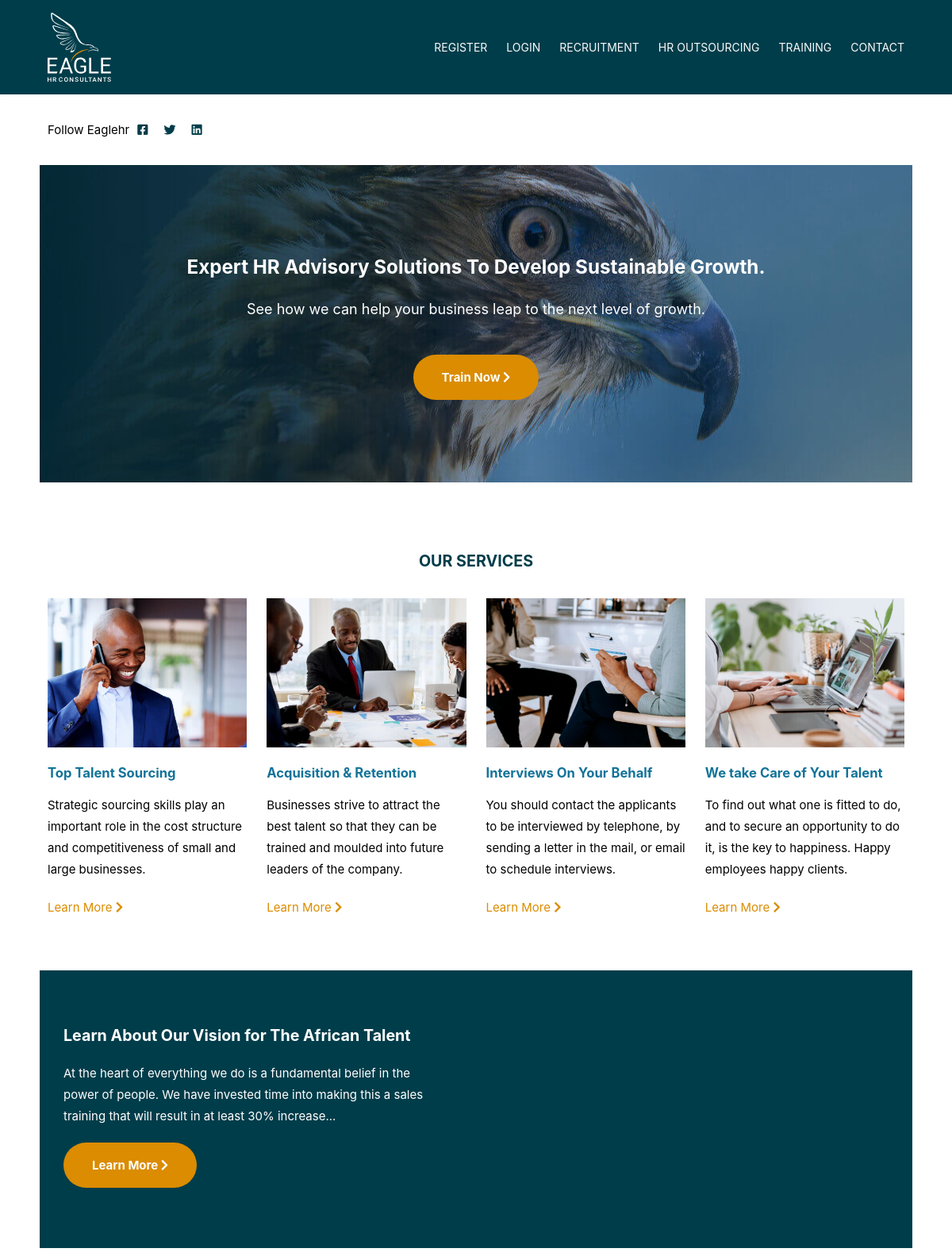
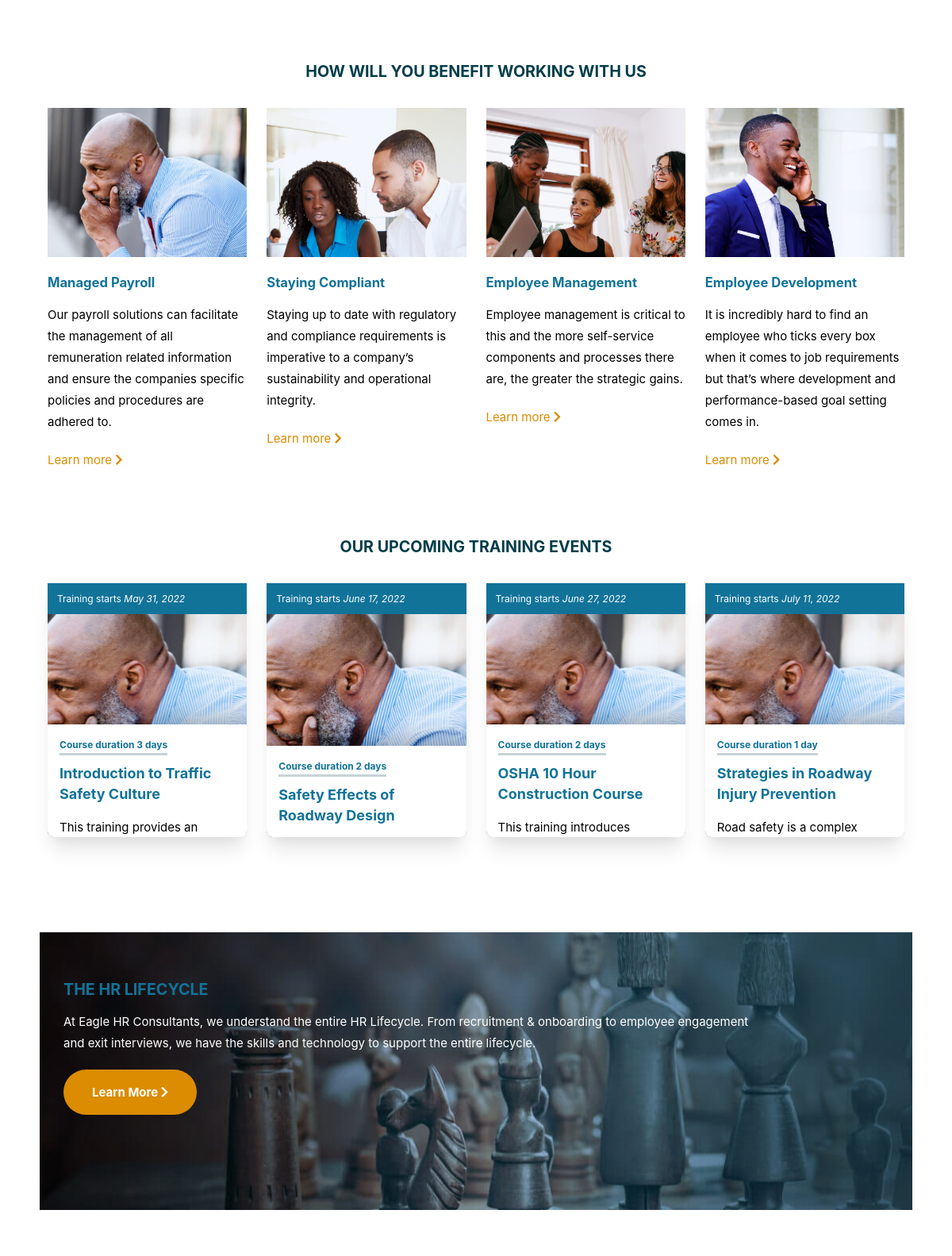
The page / (upper part) on the database its author committed (2 pictures, top to bottom).
### webapp/models.py (models this page shows, shortened)
class Event(models.Model):
    STATUS = (
        (0, "No"),
        (1, "Yes")
    )
    name = models.CharField(max_length=255)
    description = RichTextField()
    start_date = models.DateField()
    duration = models.IntegerField(
        default=1, help_text='Duration of course in days')
    cost = models.FloatField(default=10000, blank=True, null=True)
    is_active = models.BooleanField(
        default=False, help_text='Display this event on upcoming events section on homepage. Only the first 4 are displayed.')

### webapp/views.py (the view)
# urls.py: path('', views.index, name='index'),
def index(request):
    context = {}
    try:
        banner_message = BannerMessage.objects.all().filter(is_active=1)[:1][0]
        context['banner_message'] = banner_message
    except:
        banner_message = 'Unable to fetch message'
    events = Event.objects.all().filter(is_active=1).filter(
        start_date__gt=current_time).order_by('start_date')[:4]
    context['events'] = events
    return render(request, 'webapp/index.html', context)

### templates/webapp/index.html (shortened to what this page needs)
{% extends "sitewide/base.html" %} {% load static %} {% block content %}
<header class="header width">
  <div class="width">
    <h1>Expert HR Advisory Solutions To Develop Sustainable Growth.</h1>
    <p>See how we can help your business leap to the next level of growth.</p>
    <a href="/training/" class="btn">
      <span>Train Now</span> <i class="fas fa-chevron-right"></i>
    </a>
  </div>
</header>
<div class="width news-events">
  <h2>Our Services</h2>
</div>
<section class="width home-cards">
  <div>
    <img src={% static 'images/colleagues.jpg' %} alt="">
    <h3>Top Talent Sourcing</h3>
    <p>
      Strategic sourcing skills play an important role in the cost structure and
      competitiveness of small and large businesses.
    </p>
    <a href="services/">Learn More <i class="fas fa-chevron-right"></i></a>
  </div>
  <div>
    <img src={% static 'images/meeting.jpg' %} alt="" />
    <h3>Acquisition & Retention</h3>
    <p>
      Businesses strive to attract the best talent so that they can be trained
      and moulded into future leaders of the company.
    </p>
    <a href="services/">Learn More <i class="fas fa-chevron-right"></i></a>
  </div>
  <div>
    <img src={% static 'images/interview-session.jpg' %} alt="" />
    <h3>Interviews On Your Behalf</h3>
    <p>
      You should contact the applicants to be interviewed by telephone, by
      sending a letter in the mail, or email to schedule interviews.
    </p>
    <a href="services/">Learn More <i class="fas fa-chevron-right"></i></a>
  </div>
  <div>
    <img src={% static 'images/manage-talent.jpg' %} alt="" />
    <h3>We take Care of Your Talent</h3>
    <p>
      To find out what one is fitted to do, and to secure an opportunity to do
      it, is the key to happiness. Happy employees happy clients.
    </p>
    <a href="services/">Learn More <i class="fas fa-chevron-right"></i></a>
  </div>
</section>
<section class="width breakout">
  <div class="content">
    <h2>Learn About Our Vision for The African Talent</h2>
    <p>
      At the heart of everything we do is a fundamental belief in the power of
      people. We have invested time into making this a sales training that will
      result in at least 30% increase...
    </p>
    <a href="african-talent" class="btn">
      <span>Learn More</span> <i class="fas fa-chevron-right"></i>
    </a>
  </div>
</section>
<div class="width news-events">
  <h2>How Will You Benefit Working With Us</h2>
</div>
<section class="width home-cards">
  <div>
    <img src={% static 'images/explore-learning.jpg' %} alt="" />
    <h3>Managed Payroll</h3>
    <p>
      Our payroll solutions can facilitate the management of all remuneration
      related information and ensure the companies specific policies and
      procedures are adhered to.
    </p>
    <a href="#">Learn more <i class="fas fa-chevron-right"></i></a>
  </div>
  <div>
    <img src={% static 'images/sales-techniques.jpg' %} alt="" />
    <h3>Staying Compliant</h3>
    <p>
      Staying up to date with regulatory and compliance requirements is
      imperative to a company’s sustainability and operational integrity.
    </p>
    <a href="#">Learn more <i class="fas fa-chevron-right"></i></a>
  </div>
  <div>
    <img src={% static 'images/brainstorming-session.jpg' %} alt="" />
    <h3>Employee Management</h3>
    <p>
      Employee management is critical to this and the more self-service
      components and processes there are, the greater the strategic gains.
    </p>
    <a href="">Learn more <i class="fas fa-chevron-right"></i></a>
  </div>
  <div>
    <img src={% static 'images/looking-back.jpg' %} alt="" />
    <h3>Employee Development</h3>
    <p>
      It is incredibly hard to find an employee who ticks every box when it
      comes to job requirements but that’s where development and
      performance-based goal setting comes in.
    </p>
    <a href="#">Learn more <i class="fas fa-chevron-right"></i></a>
  </div>
</section>
<div class="width news-events">
  <h2>Our Upcoming Training Events</h2>
</div>
<div class="events">
  {% if events %}
    {% for event in events %}
    <div class="event-card">
      <div class="event-card-wrapper">
        <div class="date">
          <span class="year">Training starts <em>{{ event.start_date }}</em></span>
        </div>
        <div class="data">
          <div class="content">
            <span class="duration">Course duration {{ event.duration }} day{{event.duration|pluralize }}</span>
            <h1 class="title">
              <a href="#">{{ event.name }}</a>
            </h1>
            {{ event.description | safe | truncatechars:60 }}
          </div>
        </div>
      </div>
    </div>
    {% endfor %}
  {% else %}
    <p>
      We don't have any upcoming event at the moment. Please check back later.
    </p>
  {% endif %}
</div>
<section class="width carbon">
  <div class="content">
    <h2>THE HR LIFECYCLE</h2>
    <p>
      At Eagle HR Consultants, we understand the entire HR Lifecycle. From
      recruitment & onboarding to employee engagement and exit interviews, we
      have the skills and technology to support the entire lifecycle.
    </p>
    <a href="/hr-life-cycle/" class="btn">
      <span>Learn More</span> <i class="fas fa-chevron-right"></i>
    </a>
  </div>
</section>
 {% endblock content %}

### templates/sitewide/base.html (shortened to what this page needs)
{% load static %}
<!DOCTYPE html>
<html lang="en">
  <head>
    <link
      rel="stylesheet"
      href="https://cdnjs.cloudflare.com/ajax/libs/font-awesome/5.12.1/css/all.min.css"
    />
    <link rel="stylesheet" href="{% static 'css/styles.css' %}" />
  </head>
  <body>
    {% include "sitewide/includes/nav.html" %}
    {% include "sitewide/includes/social-media.html" %}
    <div class="body-text">
      {% block content %}
      {% endblock content %}
    </div>
  </body>
</html>

### templates/sitewide/includes/nav.html (shortened to what this page needs)
{% load static %}
<section class="nav-section full-width">
    <nav class="main-nav wide-width">
      <a href="/">
        <img src="{% static 'images/eaglehr-logo.svg' %}" alt="Eaglehr logo" class="logo">
      </a>
      <ul class="main-menu">
        <li><a href="/user/register/">Register</a></li>
        <li><a href="/user/login/">Login</a></li>
        <li><a href="/jobs/">Recruitment</a></li>
        <li><a href="/outsourcing/">HR Outsourcing</a></li>
        <li><a href="/training/">Training</a></li>
        <li><a href="/contact/">Contact</a></li>
      </ul>
    </nav>
</section>

### templates/sitewide/includes/social-media.html
<div class="width">
    <section class="follow">
      <p>Follow Eaglehr</p>
      <a href="https://www.facebook.com/EAGLE-HR-Consultants-Limited-180768482559263">
        <i class="fab fa-facebook-square"></i>
      </a>
      <a href="https://twitter.com/eaglehrkenya">
        <i class="fab fa-twitter"></i>
      </a>
      <a href="https://www.linkedin.com/in/eagle-hr-consultants-ltd-bb150416a/">
        <i class="fab fa-linkedin"></i>
      </a>
    </section>
  </div>

### templates/sitewide/includes/footer.html (shortened to what this page needs)
{% load static %}

### rows shown on the page
Event: start_date "May 31, 2022", duration "3", name "Introduction to Traffic Safety Culture", description "This training provides an…"
Event: start_date "June 17, 2022", duration "2", name "Safety Effects of Roadway Design"
Event: start_date "June 27, 2022", duration "2", name "OSHA 10 Hour Construction Course", description "This training introduces…"
Event: start_date "July 11, 2022", duration "1", name "Strategies in Roadway Injury Prevention", description "Road safety is a complex…"
